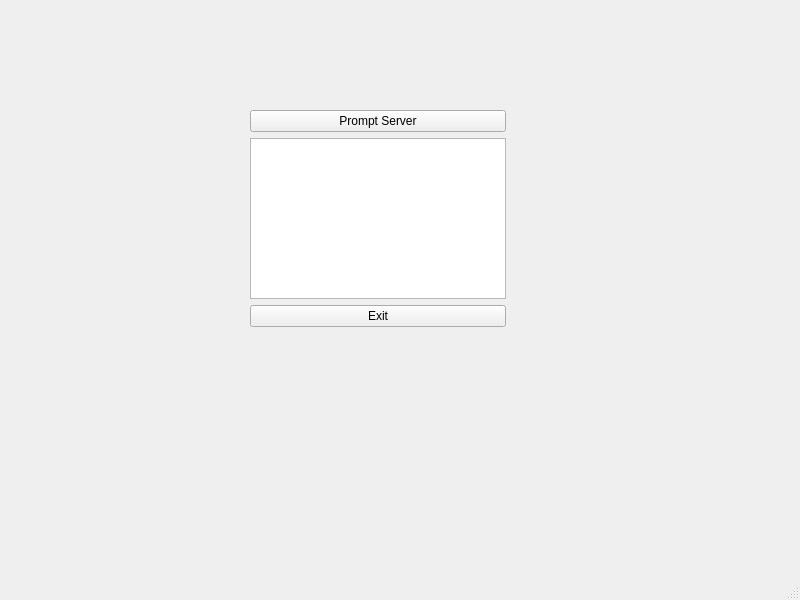
<?xml version="1.0" encoding="UTF-8"?>
<ui version="4.0">
 <class>amcset_main_window</class>
 <widget class="QMainWindow" name="amcset_main_window">
  <property name="geometry">
   <rect>
    <x>0</x>
    <y>0</y>
    <width>800</width>
    <height>600</height>
   </rect>
  </property>
  <property name="windowTitle">
   <string>amcset_main_window</string>
  </property>
  <widget class="QWidget" name="centralwidget">
   <widget class="QSplitter" name="splitter">
    <property name="geometry">
     <rect>
      <x>250</x>
      <y>110</y>
      <width>256</width>
      <height>217</height>
     </rect>
    </property>
    <property name="orientation">
     <enum>Qt::Vertical</enum>
    </property>
    <widget class="QWidget" name="">
     <layout class="QVBoxLayout" name="verticalLayout">
      <item>
       <widget class="QPushButton" name="pushButton">
        <property name="text">
         <string>Prompt Server</string>
        </property>
       </widget>
      </item>
      <item>
       <widget class="QTextEdit" name="textEdit"/>
      </item>
      <item>
       <widget class="QPushButton" name="pushButton_2">
        <property name="text">
         <string>Exit</string>
        </property>
       </widget>
      </item>
     </layout>
    </widget>
   </widget>
  </widget>
  <widget class="QMenuBar" name="menubar">
   <property name="geometry">
    <rect>
     <x>0</x>
     <y>0</y>
     <width>800</width>
     <height>22</height>
    </rect>
   </property>
  </widget>
  <widget class="QStatusBar" name="statusbar"/>
 </widget>
 <resources/>
 <connections/>
</ui>
